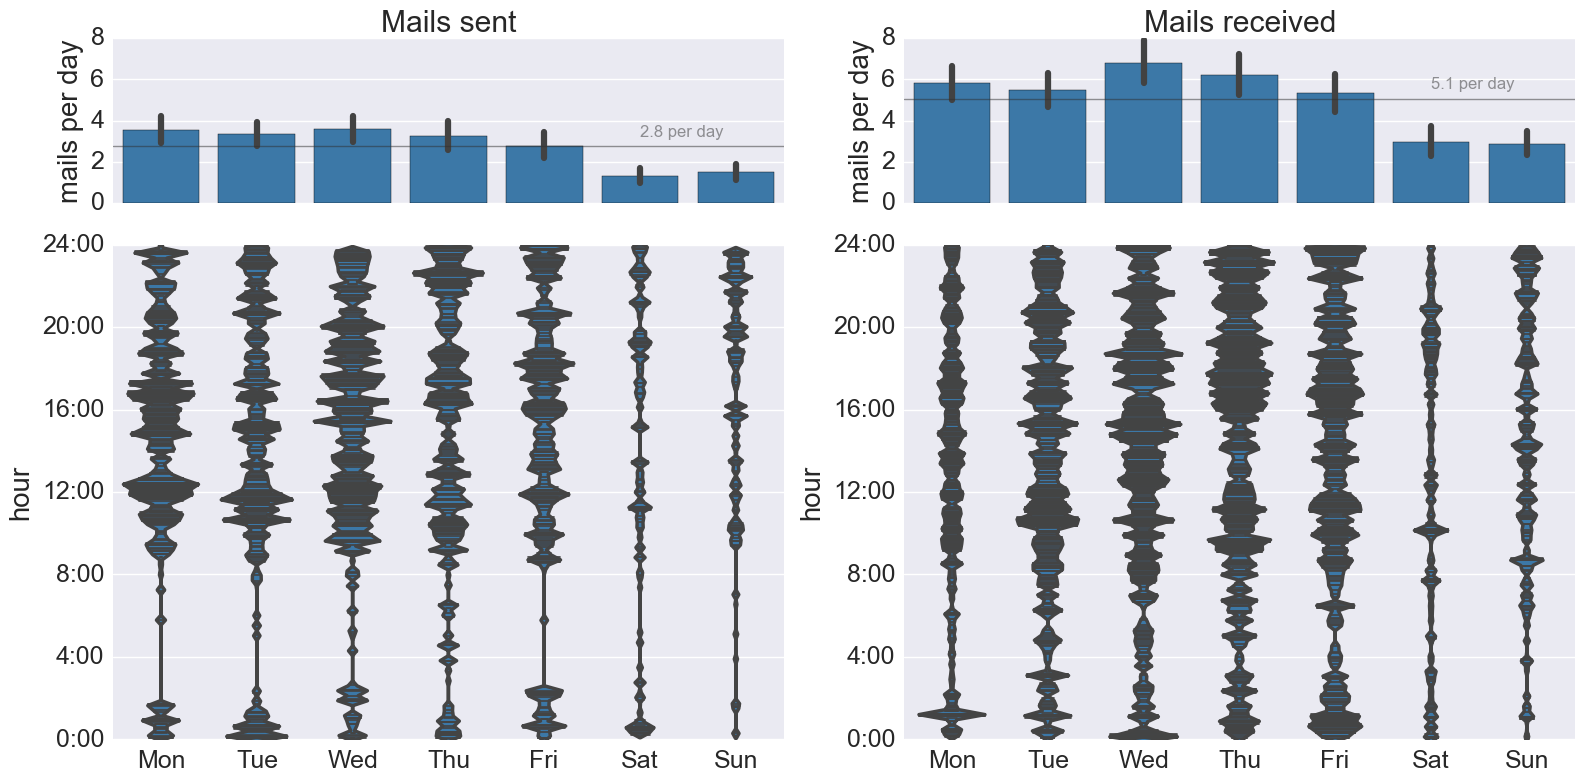

Write Python code to recreate this figure.
########
#
# analyzes email from (IMAP/gmail)
#
#
# some stuff was originally based on http://glowingpython.blogspot.co.at/2012/05/analyzing-your-gmail-with-matplotlib.html
#
# requires seaborn version >=0.6 (dev at this time)
#
# GPL, by A. Riss
#
########


import imaplib
import dateutil
import pickle
import sys
import os.path
import string
import email
import datetime
import numpy as np
import pandas as pd
import matplotlib as mpl
import matplotlib.pyplot as plt
import seaborn as sns


# CONFIG

CFG_online_data_save = True   # save online data to file
CFG_offline_data = True       # use previously stored offline data
CFG_offline_data_filename = "headers_allmail.p"   # file to store server data (or load previously fetched server data - if CFG_offline_data is True)

CFG_mail_imap_server = 'imap.gmail.com'  # IMAP server
CFG_mail_account = "gmail@chucknorris.com"
CFG_mail_passwd = "thesecretpassword"

CFG_imap_folder = '"[Gmail]/All Mail"'   # imap folder to analyze
CFG_imap_download_lastdays = 365 * 0.5    # download emails from last x days

CFG_name_analyze = "Chuck Norris"  # to distinguish sent and received emails, probably better to analyze the headers
CFG_date_start = datetime.datetime(2013,9,1, tzinfo=dateutil.tz.tzlocal())

CFG_header_fields = ['date', 'sender_email', 'sender_name', 'receipient_email', 'receipient_name', 'receipient_cc', 'subject', 'message_id', 'message_id_intern']

CFG_figsize = (16, 8)

CFG_text_mailssent = "Mails sent"
CFG_text_mailsreceived = "Mails received"
CFG_text_weekdays = ['Mon', 'Tue', 'Wed', 'Thu', 'Fri', 'Sat', 'Sun']





def getHeaders(address,password,folder,d):
    """ retrieve the headers of the emails, starting from d days ago."""
    imaplib._MAXLINE = 200000  # some hack to increase max number of bytes
    mail = imaplib.IMAP4_SSL(CFG_mail_imap_server)
    mail.login(address,password)
    mail.select(folder, readonly=True) 
    
    # retrieving the uids
    interval = (datetime.date.today() - datetime.timedelta(d)).strftime("%d-%b-%Y")
    result, data = mail.uid('search', None, '(SENTSINCE {date})'.format(date=interval))
    
    # retrieving the headers
    result, data = mail.uid('fetch', data[0].decode().replace(' ',','), '(BODY.PEEK[HEADER.FIELDS (DATE FROM TO CC SUBJECT MESSAGE-ID)])')
    mail.close()
    mail.logout()
    
    return data

    
def parseHeaders(headers):
    """parses email headers and returns a pandas dataframe"""
    
    df = {}
    for n in CFG_header_fields: df[n] = []
    
    datesCorrected = 0
    mailsSkipped = 0
    mailsAnalyzed = 0
    for h in headers:
        if len(h)<2: continue
        h = h[1]
        
        # initialize variables
        mailstamp = datetime.datetime(datetime.MINYEAR, 1, 1)
        subject = ""
        message_id = ""
        from_name = ""
        from_email = ""
        to_name = []
        to_email = []
        to_cc = []  # list of True/False, recipient will be in the to_name and to_email fields

        # lines = email.message_from_string(h)
        lines = email.message_from_bytes(h)
        
        try:
            message_id = lines['message-id']
            subject = lines['subject']
            tos = lines.get_all('to', [])
            ccs = lines.get_all('cc', [])
            froms = lines.get('from', "")
            for n, e in email.utils.getaddresses(tos):
                to_name.append(n)
                to_email.append(e)
                to_cc.append(False)
            for n, e in email.utils.getaddresses(ccs):
                to_name.append(n)
                to_email.append(e)
                to_cc.append(True)
            from_name  = email.utils.parseaddr(froms)[0]
            from_email = email.utils.parseaddr(froms)[1]
            
            date_str = str(lines['date'])
            try:
                mailstamp = email.utils.parsedate_to_datetime(date_str)
            except TypeError:
                datesCorrected+=1
                filter(lambda x: x in string.printable, date_str)
                date_str = date_str.replace("MET DST","CEST")  # parser gets confused by MET DST
                date_str = date_str.replace("METDST","CEST")
                date_str = date_str.replace("Westeuropische Normalzeit","CET")
                date_str = date_str.replace("Mitteleuropische Zeit","CET")
                mailstamp = dateutil.parser.parse(date_str, fuzzy=True)
            mailstamp = mailstamp.astimezone(dateutil.tz.tzlocal())
        except (TypeError,ValueError):
            mailsSkipped +=1
            continue
        
        mailsAnalyzed += 1
        if len(to_name)==0:  # sometimes we do not have any visible recipients
            to_name.append("")
            to_email.append("")
            to_cc.append(False)
        for n,e,c in zip(to_name,to_email,to_cc):
            df['date'].append(mailstamp)
            df['sender_email'].append(from_email)
            df['sender_name'].append(from_name)
            df['receipient_email'].append(e)
            df['receipient_name'].append(n)
            df['receipient_cc'].append(c)
            df['subject'].append(subject)
            df['message_id'].append(message_id)
            df['message_id_intern'].append(mailsAnalyzed)  # use sequential number to make our own id
            
    print('Corrected %s timestamps.' % datesCorrected)
    print('Skipped %s mails.' % mailsSkipped)
    print('Successfully parsed %s mails.' % mailsAnalyzed)
    
    df =  pd.DataFrame(df)
    df['date'] = pd.to_datetime(df['date'])
    return df
    
    
def weekdayPlot(df, days_span):
    """plots counts of emails per weekday"""
    
    fig = plt.figure(num=None, figsize=CFG_figsize)
    gs = mpl.gridspec.GridSpec(2, 2,height_ratios=[1,3])
    ax = []
    ax.append(plt.subplot(gs[0]))
    ax.append(plt.subplot(gs[1], sharey=ax[0], sharex=ax[0]))
    ax.append(plt.subplot(gs[2]))
    ax.append(plt.subplot(gs[3], sharey=ax[2], sharex=ax[2]))
    
    df['date_day'] = [datetime.datetime(d.year, d.month, d.day, 12, 0, 0,  tzinfo=dateutil.tz.tzlocal()) for d in df['date']]
    df['date_weekday'] = [d.weekday() for d in df['date_day']]
    df['date_hour'] = [d.hour+d.minute/60+d.second/3600 for d in df['date']]
    
    df_outgoing = df[df['sender_name'] == CFG_name_analyze]
    df_incoming = df[df['sender_name'] != CFG_name_analyze]
    
    # box plots
    for df_, ax_, title in zip((df_outgoing, df_incoming), (ax[0],ax[1]), (CFG_text_mailssent, CFG_text_mailsreceived)):
        df_d = df_.groupby('date_day').agg({'date_hour' : 'count', 'date_weekday': 'mean'})  # the mean of date_weekday does not change anything, they all should be the same

        avg = df_d['date_hour'].sum()/days_span  # compute average per day
        l = "%0.1f per day" % avg
        
        df_d = df_d.asfreq('D')  # we need to fill the missing dates to get the correct statistics
        df_d['date_hour'].fillna(0, inplace=True)  # counts will be 0
        df_d['date_weekday'] = [d.weekday() for d in df_d.index]  # we need to redo the weekday calculation for the filled values
        
        sns.barplot(x='date_weekday', y='date_hour', data=df_d, ci=95, order=np.arange(7), color="#2a7ab9", ax=ax_)  # palette="GnBu_d"
        
        ax_.axhline(y = avg, alpha=0.5, label=l, color="#303030", lw=1)
        ax_.text(5,avg+0.5, l, color="#303030", alpha=0.5)
        
        ax_.set_title(title)
        ax_.set_xticklabels([])
        ax_.set_ylabel("mails per day")
        ax_.set_xlabel("")
        ax_.yaxis.set_major_locator(mpl.ticker.MultipleLocator(2))

    # violin plots
    for df_, ax_, title in zip((df_outgoing, df_incoming), (ax[2],ax[3]), (CFG_text_mailssent, CFG_text_mailsreceived)):
        sns.violinplot(x="date_weekday", y="date_hour", data=df_, order=np.arange(7), color="#2a7ab9", scale="count", inner="sticks", bw=0.01, lw=1, ax=ax_)  #palette="GnBu_d"
        
        ax_.set_xlabel("")
        ax_.set_ylabel("hour")
        ax_.set_xticklabels(CFG_text_weekdays)
        ax_.set_ylim((0,24))
        ax_.yaxis.set_major_locator(mpl.ticker.MultipleLocator(4))
        ax_.yaxis.set_major_formatter(mpl.ticker.FormatStrFormatter('%0.0f:00'))
    fig.tight_layout() 
    
    
    
    
    
    
# main

if __name__ == '__main__':
    if CFG_offline_data and os.path.isfile( CFG_offline_data_filename ):
        headers = pickle.load( open( CFG_offline_data_filename, "rb" ) )
    else:
        print('Fetching emails from server...', end=' ')
        headers = getHeaders(CFG_mail_account, CFG_mail_passwd, CFG_imap_folder,CFG_imap_download_lastdays)
        if CFG_online_data_save: pickle.dump( headers, open( CFG_offline_data_filename, "wb" ) )
        print('done.')

    sns.set_context("notebook", font_scale=1.8, rc={"lines.linewidth": 2.5})
    
    print('Parsing...', end=' ')
    df = parseHeaders(headers)
    df = df[df['date'] > CFG_date_start]
    date_end = df['date'].max()
    date_start = df['date'].min()
    days_span = (date_end-date_start).days

    print('Plotting some statistics...')
    weekdayPlot(df.groupby('message_id_intern').head(1), days_span)

    if len(sys.argv)>1:
        if (sys.argv[1]=="-s") or (sys.argv[1]=="-save"):
            plt.savefig(os.path.splitext(os.path.basename(__file__))[0]+'.png', bbox_inches='tight', dpi=100)
        else:
            plt.show()
    else:
            plt.show()
    
